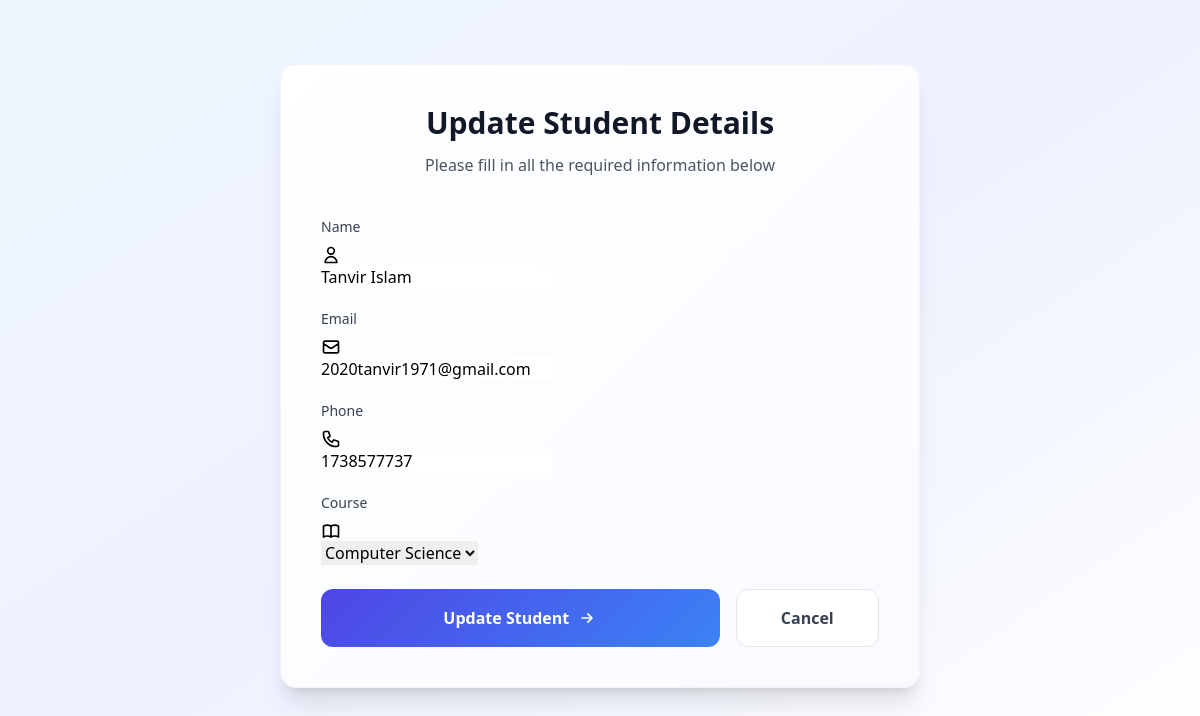
Page /1/edit/ on the committed database.
### students/models.py (models this page shows, shortened)
class Student(models.Model):
    COURSE_CHOICES = [
        ('CS', 'Computer Science'),
        ('ENG', 'Engineering'),
        ('BUS', 'Business'),
    ]
    name = models.CharField(max_length=100)
    email = models.EmailField(unique=True)
    phone = models.CharField(max_length=15)
    course = models.CharField(max_length=3, choices=COURSE_CHOICES)
    created_at = models.DateTimeField(auto_now_add=True)

### students/views.py (the view)
# urls.py: path('<int:pk>/edit/', StudentUpdateView.as_view(), name='student-update'),
class StudentUpdateView(SuccessMessageMixin, UpdateView):
    model = Student
    form_class = StudentForm
    template_name = 'students/form.html'
    success_message = "Student updated successfully!"
    success_url = reverse_lazy('student-list')

### students/forms.py
class StudentForm(forms.ModelForm):
    class Meta:
        model = Student
        fields = '__all__'
        widgets = {
            'phone': forms.TextInput(attrs={
                'pattern': '[0-9]{10}',
                'title': '10-digit phone number'
            }),
        }

### students/templates/students/form.html (shortened to what this page needs)
<!DOCTYPE html>
<html lang="en">
<head>
    <script src="https://cdn.tailwindcss.com"></script>
</head>
<body class="min-h-screen bg-gradient-to-br from-blue-50 via-indigo-50 to-white py-12">
    <div class="max-w-2xl mx-auto p-4">
        <div class="form-container rounded-2xl shadow-xl p-8 sm:p-10 border border-gray-100"
             x-init="gsap.from($el, {
                 duration: 0.8,
                 opacity: 0,
                 y: 30,
                 ease: 'power3.out'
             })">
            <div class="text-center mb-10">
                <h2 class="text-3xl font-bold text-gray-900 mb-3">
                    {% if object %}Update Student Details{% else %}New Student Registration{% endif %}
                </h2>
                <p class="text-gray-600">Please fill in all the required information below</p>
            </div>
            <form method="post" class="space-y-6"
                  x-data="{ submitted: false }"
                  @submit="submitted = true">
                <div class="space-y-5">
                    <div class="form-field">
                        <label class="block text-sm font-medium text-gray-700 mb-2">
                            {{ form.name.label }}
                        </label>
                        <div class="relative">
                            <svg class="input-icon w-5 h-5" fill="none" stroke="currentColor" viewBox="0 0 24 24">
                                <path stroke-linecap="round" stroke-linejoin="round" stroke-width="2" d="M16 7a4 4 0 11-8 0 4 4 0 018 0zM12 14a7 7 0 00-7 7h14a7 7 0 00-7-7z"/>
                            </svg>
                            {{ form.name }}
                        </div>
                    </div>
                    <div class="form-field">
                        <label class="block text-sm font-medium text-gray-700 mb-2">
                            {{ form.email.label }}
                        </label>
                        <div class="relative">
                            <svg class="input-icon w-5 h-5" fill="none" stroke="currentColor" viewBox="0 0 24 24">
                                <path stroke-linecap="round" stroke-linejoin="round" stroke-width="2" d="M3 8l7.89 5.26a2 2 0 002.22 0L21 8M5 19h14a2 2 0 002-2V7a2 2 0 00-2-2H5a2 2 0 00-2 2v10a2 2 0 002 2z"/>
                            </svg>
                            {{ form.email }}
                        </div>
                    </div>
                    <div class="form-field">
                        <label class="block text-sm font-medium text-gray-700 mb-2">
                            {{ form.phone.label }}
                        </label>
                        <div class="relative">
                            {{ form.phone }}
                        </div>
                    </div>
                    <div class="form-field">
                        <label class="block text-sm font-medium text-gray-700 mb-2">
                            {{ form.course.label }}
                        </label>
                        <div class="relative">
                            {{ form.course }}
                            <div class="pointer-events-none absolute inset-y-0 right-0 flex items-center px-2 text-gray-700">
                            </div>
                        </div>
                    </div>
                </div>
                <div class="mt-10 flex gap-4">
                    <button type="submit"
                            class="w-full btn-primary text-white font-semibold py-4 px-6 rounded-xl transition-all duration-300 transform hover:scale-[1.02] hover:shadow-lg flex items-center justify-center space-x-2"
                            x-bind:class="submitted ? 'opacity-75 cursor-not-allowed' : ''"
                            x-bind:disabled="submitted">
                        <span>
                            {% if object %}Update{% else %}Register{% endif %} Student
                        </span>
                        <svg class="w-5 h-5" fill="none" stroke="currentColor" viewBox="0 0 24 24">
                            <path stroke-linecap="round" stroke-linejoin="round" stroke-width="2" d="M13 7l5 5m0 0l-5 5m5-5H6"/>
                        </svg>
                    </button>
                    <a href="{% url 'student-list' %}"
                       class="w-1/3 bg-white border border-gray-200 hover:bg-gray-50 text-gray-700 font-semibold py-4 px-6 rounded-xl transition-all duration-300 transform hover:scale-[1.02] text-center flex items-center justify-center">
                        Cancel
                    </a>
                </div>
            </form>
        </div>
    </div>
</body>
</html>

### students/templates/students/form.html (style rules this page uses)
input, select { @apply w-full px-4 py-3.5 border border-gray-200 rounded-xl focus:ring-2 focus:ring-blue-500 focus:border-blue-500 transition-all duration-200 bg-white/80 backdrop-blur-sm; }
select { @apply appearance-none pr-10; }
.form-field { @apply transform transition-all duration-200 hover:scale-[1.01]; }
.input-icon { @apply absolute left-3 top-1/2 -translate-y-1/2 text-gray-400; }
.form-container { background: linear-gradient(135deg, #ffffff 0%, #f8faff 100%); }
.btn-primary { background: linear-gradient(135deg, #4f46e5 0%, #3b82f6 100%); }

### rows in the picture
Student: name "Tanvir Islam", email "2020tanvir1971@gmail.com", phone "1738577737", course "Computer Science"
